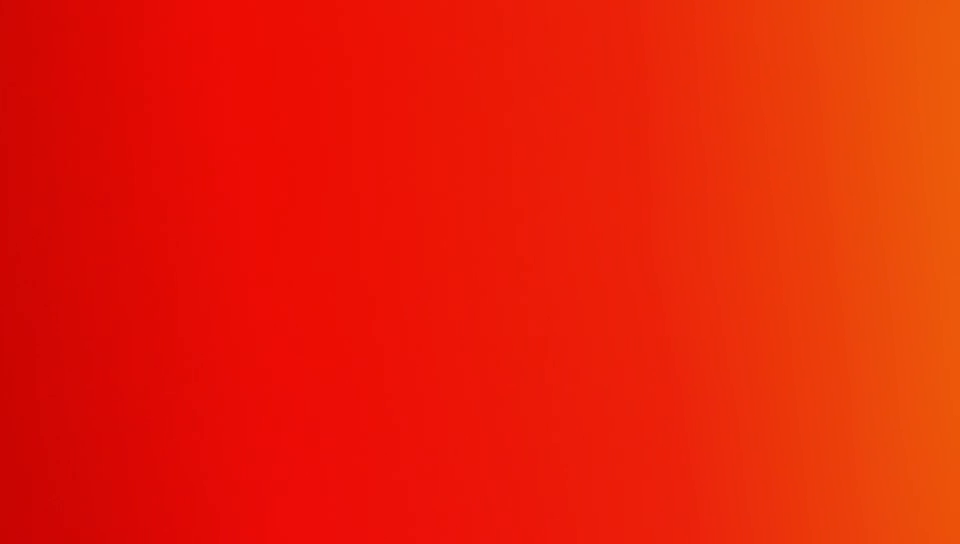
//> input picture frame 47 of src/test.mp4, 960 x 544 px
$ ./HeartRateTest   (built with g++ and OpenCV 4)
//> lines starting //> are read from the running program, lines starting //| are printed output that depends on the picture
#include <opencv2/opencv.hpp>
#include <opencv2/imgproc/types_c.h>
#include <iostream>
#include <fstream>
#include <vector>

using namespace cv;
using namespace std;

extern double fps = 0;
extern int framesNum = 0;

bool extractInfo(vector<int>&array);
bool drawHistogram(vector<int>&array);
bool writeData(vector<int>&array);
bool filter(vector<int>&array);
vector<int> findPeak(vector<int>&array);
bool drawHistogramWithBeats(vector<int>&array,vector<int>&beats);

int main(){
    vector<int> beats;
    vector<int> arrays;
    extractInfo(arrays);
    filter(arrays);
    writeData(arrays);
    drawHistogram(arrays);
    beats = findPeak(arrays);
    drawHistogramWithBeats(arrays,beats);
    cout << "HeartRate:" << 60/(framesNum/fps)*beats.size() << endl;
    waitKey(0);
    return 0;
}

bool extractInfo(vector<int>&array){
    VideoCapture cap;
    cap.open("../src/test.mp4");
    if(!cap.isOpened()){
        cout << "ERROR 01!";
        return false;
    }
    fps = cap.get(CAP_PROP_FPS);
    cout << "FPS:" << fps << endl;
    framesNum = cap.get(CAP_PROP_FRAME_COUNT);
    cout << "FRAME:" << framesNum <<endl;

    while(1){
        Mat frame;
        bool rSucess = cap.read(frame);
//> frame is the input picture: 544 rows x 960 cols, CV_8UC3; mean B, G, R 6.5, 30.6, 231.6
        if(!rSucess){
            cout << "ERROR 02!" << endl;
            break;
        }
        else{
            vector<Mat> channels;
            cvtColor(frame,frame,COLOR_BGR2HSV);
//> frame: 544 rows x 960 cols, CV_8UC3; mean H, S, V 3.2, 247.9, 231.6
            split(frame,channels);
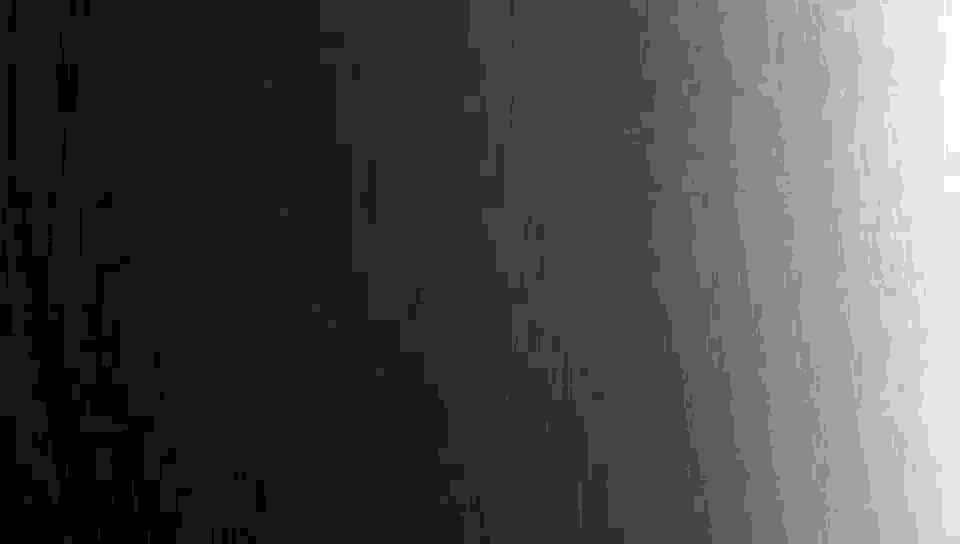
//> channels[0]: 544 rows x 960 cols, CV_8UC1; min 0, max 11, mean 3.2; drawn with min black and max white
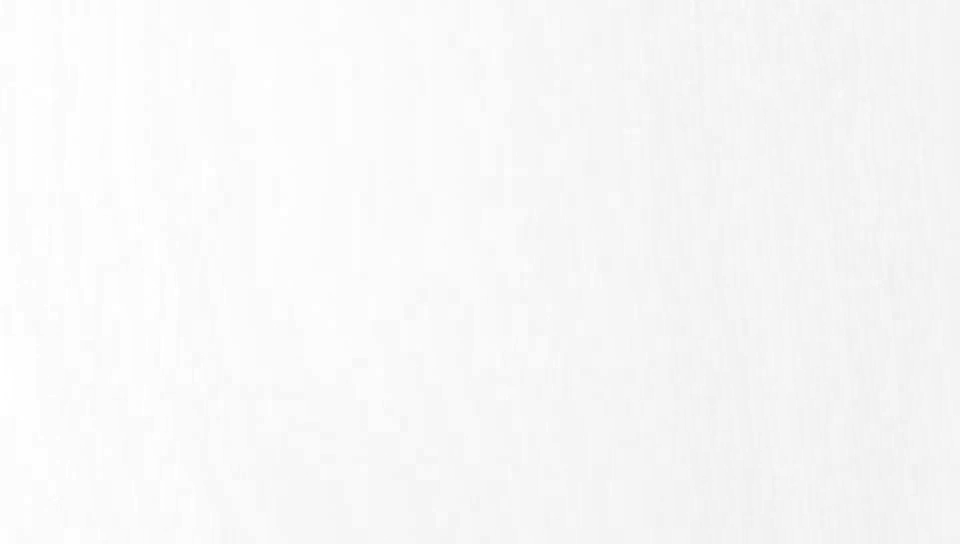
//> channels[1]: 544 rows x 960 cols, CV_8UC1; min 239, max 255, mean 247.9
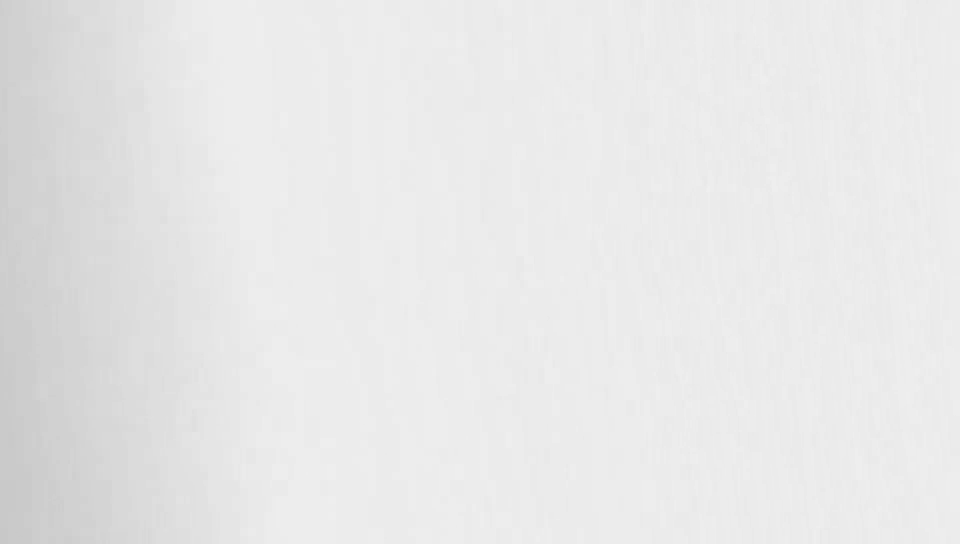
//> channels[2]: 544 rows x 960 cols, CV_8UC1; min 200, max 239, mean 231.6
            Mat R = channels.at(2);
            int height = frame.rows;
//> height = 544
            int width = frame.cols;
//> width = 960
            int all = 0;

            for(int i=0;i<height;i++)
                for(int j=0;j<width;j++)
                    all += frame.at<Vec3b>(i,j)[0];
//> this loop made 544 passes
//> all on passes 1 to 3: 3460, 6920, 10376
//> after the loop, all = 1672632

            array.push_back(all);
//> array = [1672632]
        }
    }

    return true;
}

// [102 lines left out: functions writeData, filter, findPeak, drawHistogramWithBeats, drawHistogram, not called in this run]

$ run again, starting later in the video
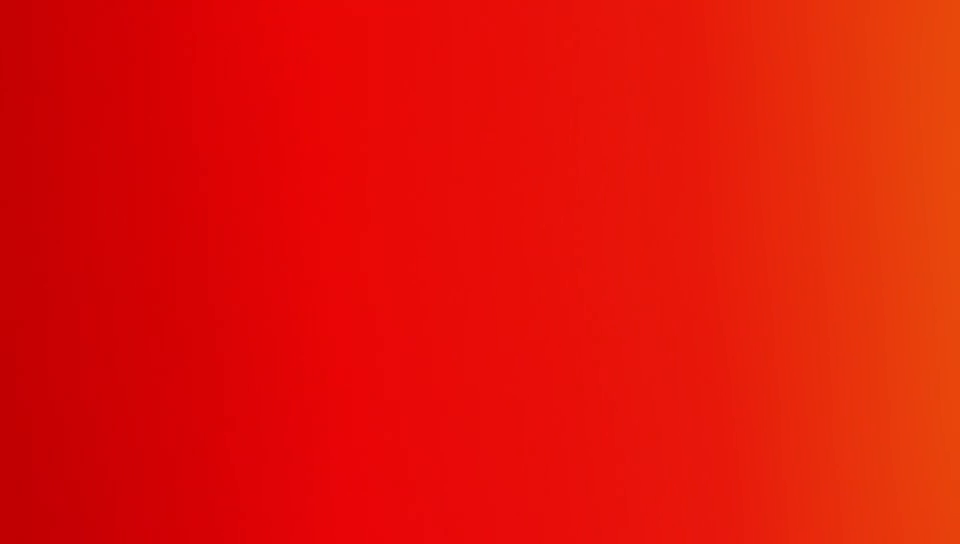
//> input picture frame 214 of src/test.mp4, 960 x 544 px
//> in extractInfo, frame is the input picture: 544 rows x 960 cols, CV_8UC3; mean B, G, R 7.2, 18.7, 225.4
//> frame: 544 rows x 960 cols, CV_8UC3; mean H, S, V 5.3, 247.8, 225.4
//> in extractInfo, `split(frame,channels);`:
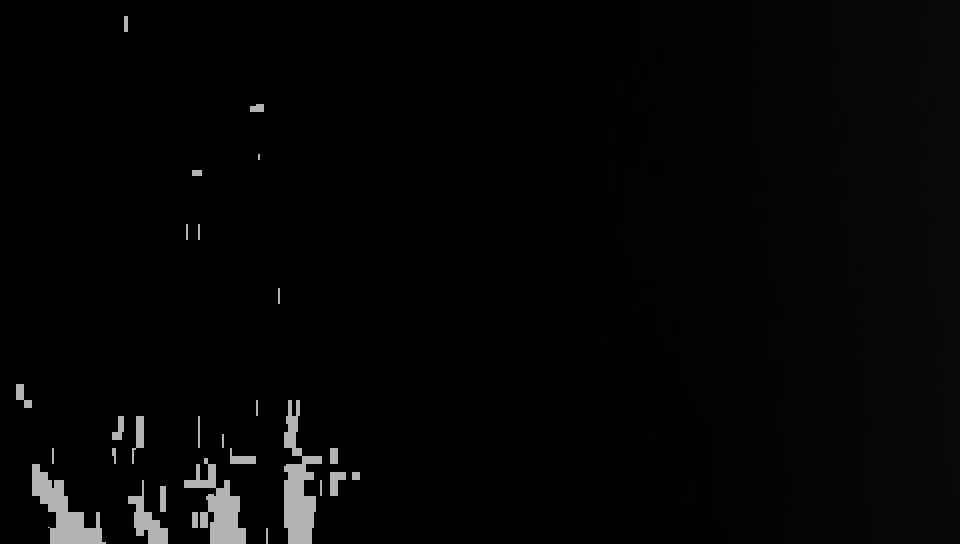
//> channels[0]: 544 rows x 960 cols, CV_8UC1; min 0, max 179, mean 5.3
//> the loop in extractInfo, `for(int i=0;i<height;i++)` made 544 passes
//> all on passes 1 to 3: 1734, 3468, 5202
//> after the loop in extractInfo, `for(int i=0;i<height;i++)`: all = 2772514
//> array = [2772514]

$ run again, starting later in the video
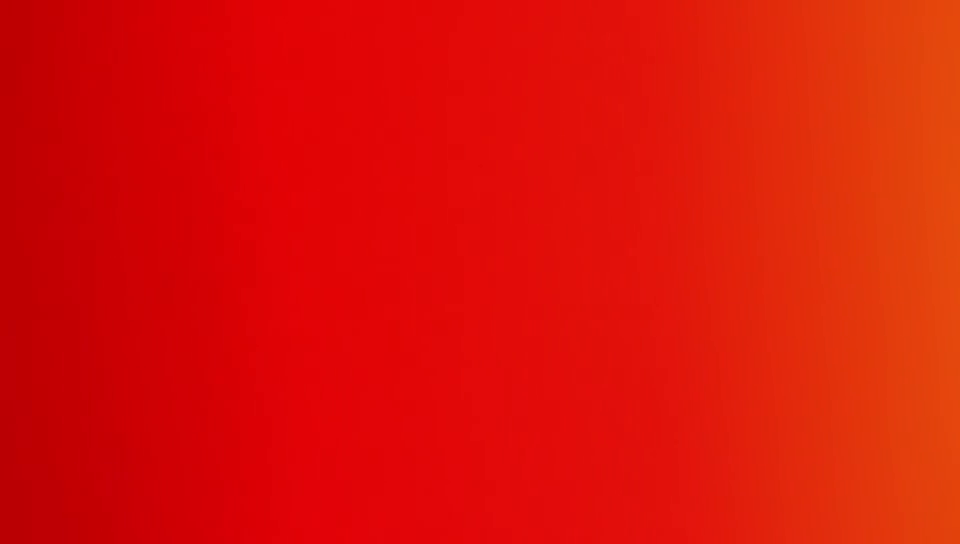
//> input picture frame 381 of src/test.mp4, 960 x 544 px
//> in extractInfo, frame is the input picture: 544 rows x 960 cols, CV_8UC3; mean B, G, R 7.8, 18.2, 220.3
//> frame: 544 rows x 960 cols, CV_8UC3; mean H, S, V 21.4, 247.6, 220.3
//> in extractInfo, `split(frame,channels);`:
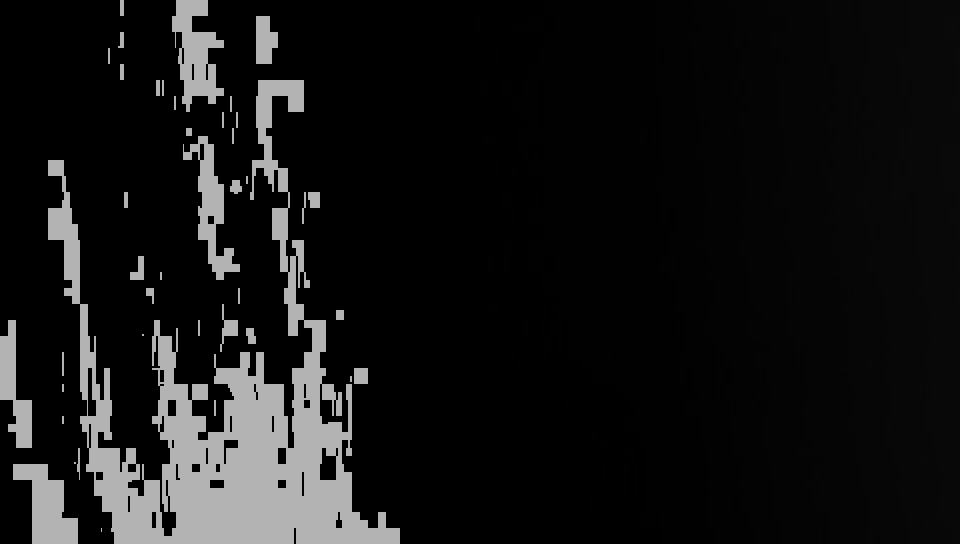
//> channels[0]: 544 rows x 960 cols, CV_8UC1; min 0, max 179, mean 21.4
//> the loop in extractInfo, `for(int i=0;i<height;i++)` made 544 passes
//> all on passes 1 to 3: 8138, 16276, 24414
//> after the loop in extractInfo, `for(int i=0;i<height;i++)`: all = 11164388
//> array = [11164388]
